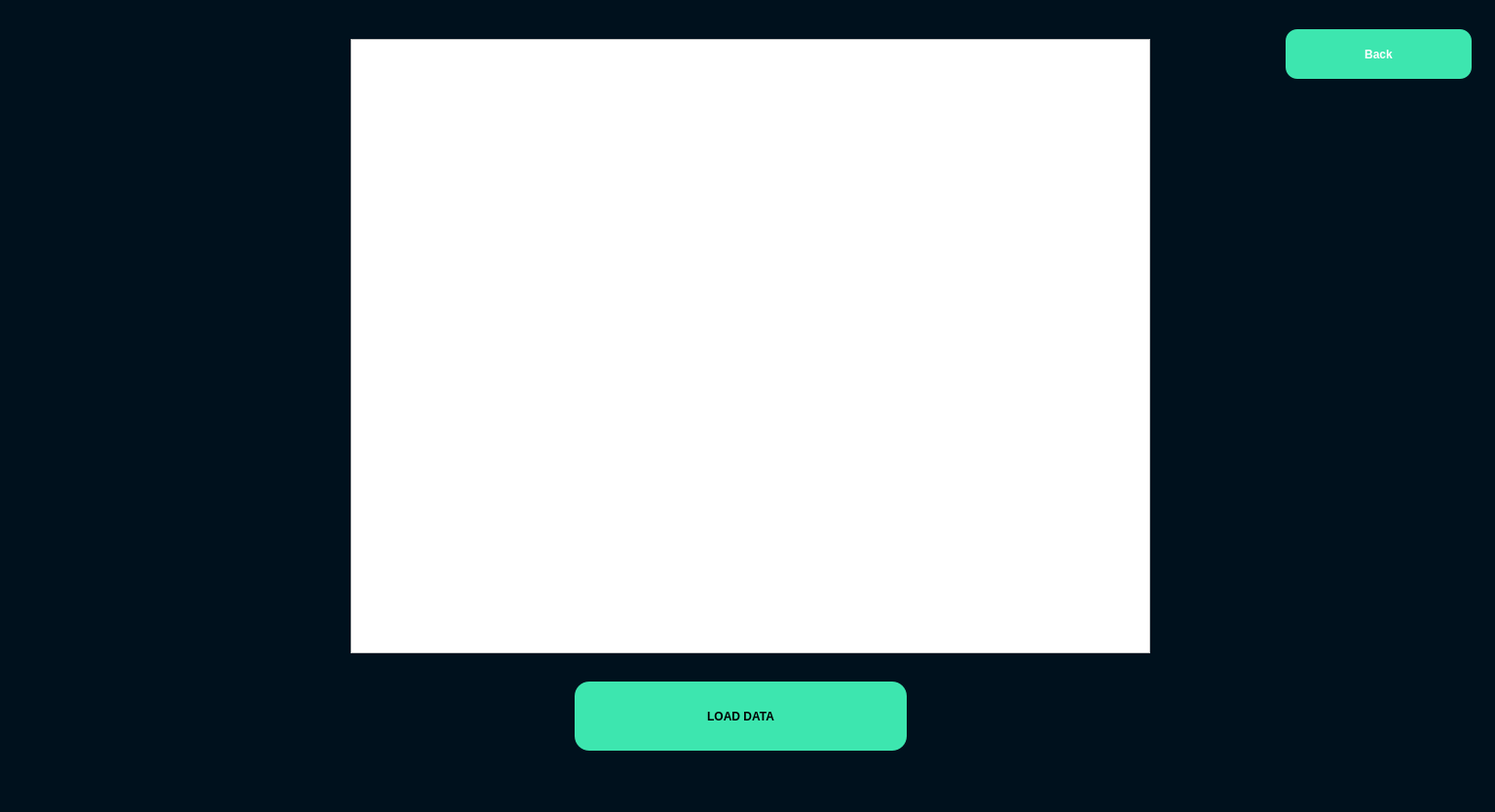
<?xml version="1.0" encoding="UTF-8"?>
<ui version="4.0">
 <class>Show_database</class>
 <widget class="QDialog" name="Show_database">
  <property name="geometry">
   <rect>
    <x>0</x>
    <y>0</y>
    <width>1535</width>
    <height>834</height>
   </rect>
  </property>
  <property name="windowTitle">
   <string>Dialog</string>
  </property>
  <property name="styleSheet">
   <string notr="true">QWidget
{
	background-color: #00111d;
	color: #000000;
	border-color: #000000;

}


/*-----QLabel-----*/
QLabel
{
	background-color: #00111d;
	color: #717e87;
	border-color: #000000;

}


/*-----QPushButton-----*/
QPushButton
{
	background-color: #3de6af;
	color: #000000;
	border-style: solid;
	border-color: #000000;
	font-weight : bold;
	padding: 13px;

}


QPushButton::hover
{
	background-color: #3dffaf;
	color: #000000;
	border-style: solid;
	border-color: #000000;
	font-weight : bold;
	padding: 13px;

}


QPushButton::pressed
{
	background-color: #3dc8af;
	color: #000000;
	border-style: solid;
	border-color: #000000;
	font-weight : bold;
	padding: 13px;

}


/*-----QToolButton-----*/
QToolButton
{
	background-color: #00111d;
	color: #000000;
	border-style: solid;
	border-color: #000000;
	padding: 5px;

}


QToolButton::hover
{
	background-color: #00111d;
	color: #000000;
	border-style: solid;
	border-width: 1px;
	border-color: #01dcff;

}


QToolButton::pressed
{
	background-color: #01dcff;
	color: #000000;
	border-style: solid;
	border-width: 1px;
	border-color: #01dcff;

}


/*-----QLineEdit-----*/
QLineEdit
{
	background-color: #082336;
	color: #3e93ff;
	border-style: solid;
	border-width: 2px;
	border-color: #1e4b6d;
	padding: 10px;

}


QLineEdit::hover
{
	background-color: #082336;
	color: #3e93ca;
	border-style: solid;
	border-width: 2px;
	border-color: #01dcff;
	padding: 10px;

}


QLineEdit::focus
{
	
	color: #3e93ca;
	border-style: solid;
	border-width: 2px;
	border-color: #01dcff;
	padding: 10px;

}


/*-----QCheckBox-----*/
QCheckBox
{
	background-color: transparent;
	color: #717e87;
	border-color: #000000;

}


QCheckBox::indicator
{
    color: #b1b1b1;
    background-color: #00111d;
    border: 1px solid #2aaaa8;
    width: 12px;
    height: 12px;

}</string>
  </property>
  <widget class="QPushButton" name="pushButton">
   <property name="geometry">
    <rect>
     <x>590</x>
     <y>700</y>
     <width>341</width>
     <height>71</height>
    </rect>
   </property>
   <property name="styleSheet">
    <string notr="true">font: 18pt &quot;Calibri&quot;;
border-radius:15px;
</string>
   </property>
   <property name="text">
    <string>LOAD DATA</string>
   </property>
  </widget>
  <widget class="QTableView" name="tableView">
   <property name="geometry">
    <rect>
     <x>360</x>
     <y>40</y>
     <width>821</width>
     <height>631</height>
    </rect>
   </property>
   <property name="sizePolicy">
    <sizepolicy hsizetype="Preferred" vsizetype="Preferred">
     <horstretch>0</horstretch>
     <verstretch>0</verstretch>
    </sizepolicy>
   </property>
   <property name="styleSheet">
    <string notr="true">background-color:white;</string>
   </property>
  </widget>
  <widget class="QPushButton" name="back">
   <property name="geometry">
    <rect>
     <x>1320</x>
     <y>30</y>
     <width>191</width>
     <height>51</height>
    </rect>
   </property>
   <property name="styleSheet">
    <string notr="true">color:rgb(255, 255, 255);
border-radius: 12px;
font: 14pt &quot;Calibri&quot;;</string>
   </property>
   <property name="text">
    <string>Back</string>
   </property>
  </widget>
 </widget>
 <resources/>
 <connections/>
</ui>
